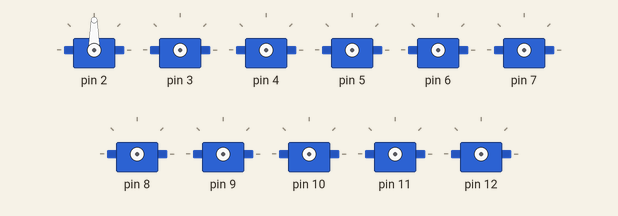
Simulated run of this sketch. Board: Arduino Mega 2560, built with avr-gcc and run on an emulated ATmega2560. Shown: 11 × servo.

Above: at 0.05 s.
At 5.85 s:
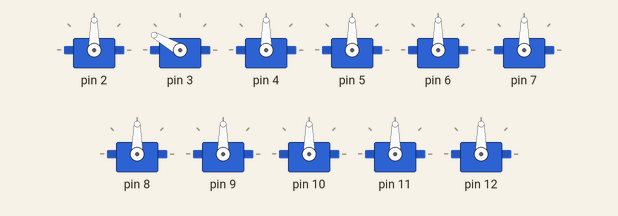
At 7.15 s:
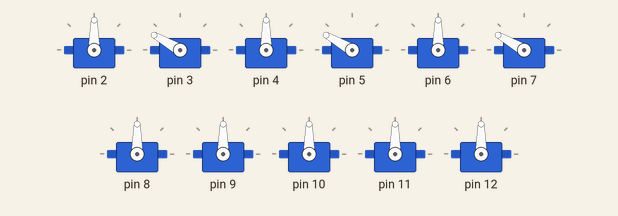
At 8.5 s:
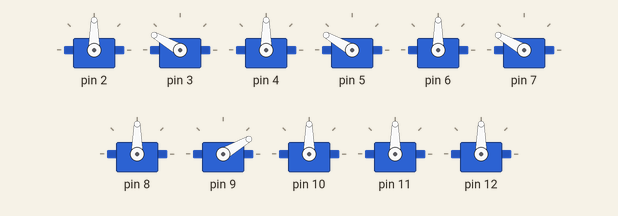
At 10.1 s:
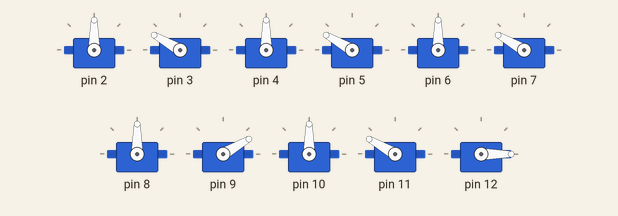
At 11.7 s:
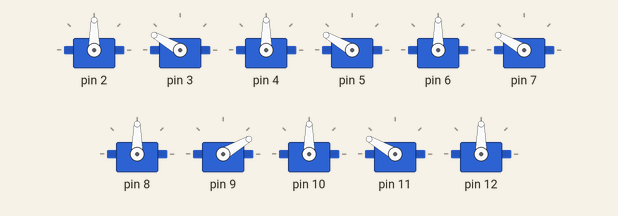
Timing chart, 0 to 15.2 s (numbered marks = the images above):
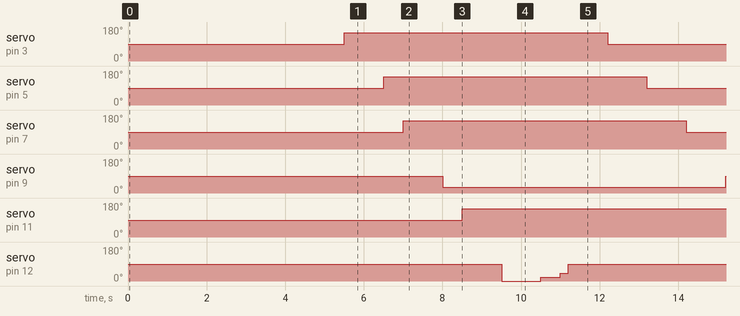

Measured:
- by itself, servo on pin 3, servo on pin 5: alternates 150° for 6.7 s and 90° for 5.0 s
- by itself, servo on pin 7: alternates 150° for 7.2 s and 90° for 4.5 s
- by itself, servo on pin 9: alternates 90° for 4.5 s and 30° for 7.2 s
- by itself, servo on pin 11: alternates 150° for 7.7 s and 90° for 4.0 s
- by itself, servo on pin 12: repeats every 11.7 s: 20° 0.50 s, 40° 0.20 s, 90° 10.0 s, 0° 1.0 s

The sketch:

SnakeBot_github.ino
```cpp
/*
 *hey there, this is a code for the working functionality of a SERVO-CONTROLLED SnakeBot.
 *The code is made on Arduino Mega 2560.
 *
 *The SnakeBot consists of 11 servo motors connected in a trail and
 *perpendicular to each other. (pictures of the bot has been provided
 *in the link given in PICTURES.TXT).
 *
 *SnakeBot is powered by a LiPo battery (2200mAh).
 */


#include<Servo.h>     //including Servo.h library to use Servo functions

 Servo s[11];  //Declaring 11 objects of Servo, a Servo array.

void setup()
{

}

//************************************************//
//                 mov function                   //
//    (to give any servo a particular angle)      //
//************************************************//


// this function takes "servo index number", "angle" and "delay" as input parameter.

 void mov(int i,int angle,int del)
 {
  if(i==0||i==3)               //my SnakeBot had a problem, two of its servo motors were connected
    angle = 180 - angle;       //in opposite pattern. You can eliminate this if statement.

   s[i].attach(i+2);          //attaching the s[i]th servo to the (i+2)th pin on the arduino board.
   s[i].write(angle);         //giving s[i]th servo the input "angle"
   delay(del);
   s[i].detach();             //detaching the s[i]th servo.
 }

 // Declaring a function "straight()" to straighten the SnakeBot (all angles 90 degree each).

void straight()
{
  for(int i=0;i<=10;i++)
  mov(i,90,500);
}


//given function "loop()", calling "mov()" function again and again to perform the locomotion.

void loop()
{
    straight();

    mov(1,150,1000);
    mov(3,30,500);
    mov(5,150,1000);
    mov(7,30,500);
    mov(9,150,1000);
    mov(10,0,1000);
    mov(10,20,500);
    mov(10,40,200);
    mov(10,90,500);

} // end of loop.

/*
 * for any query, you can contact me at lahrod.tarun46@gmail.com
 */
```
